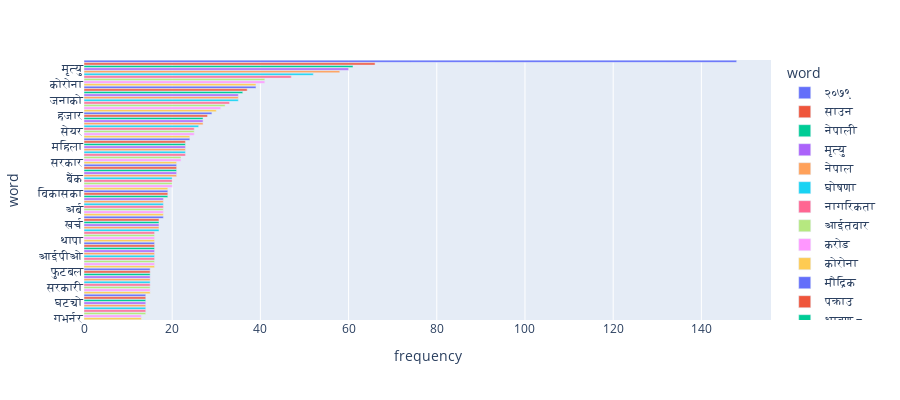

Notebook code for this chart:
### Code cell
px.bar(dfftop.head(100), x="frequency", y="word", color="word", 
       hover_data=["word", "frequency"], height=400)
